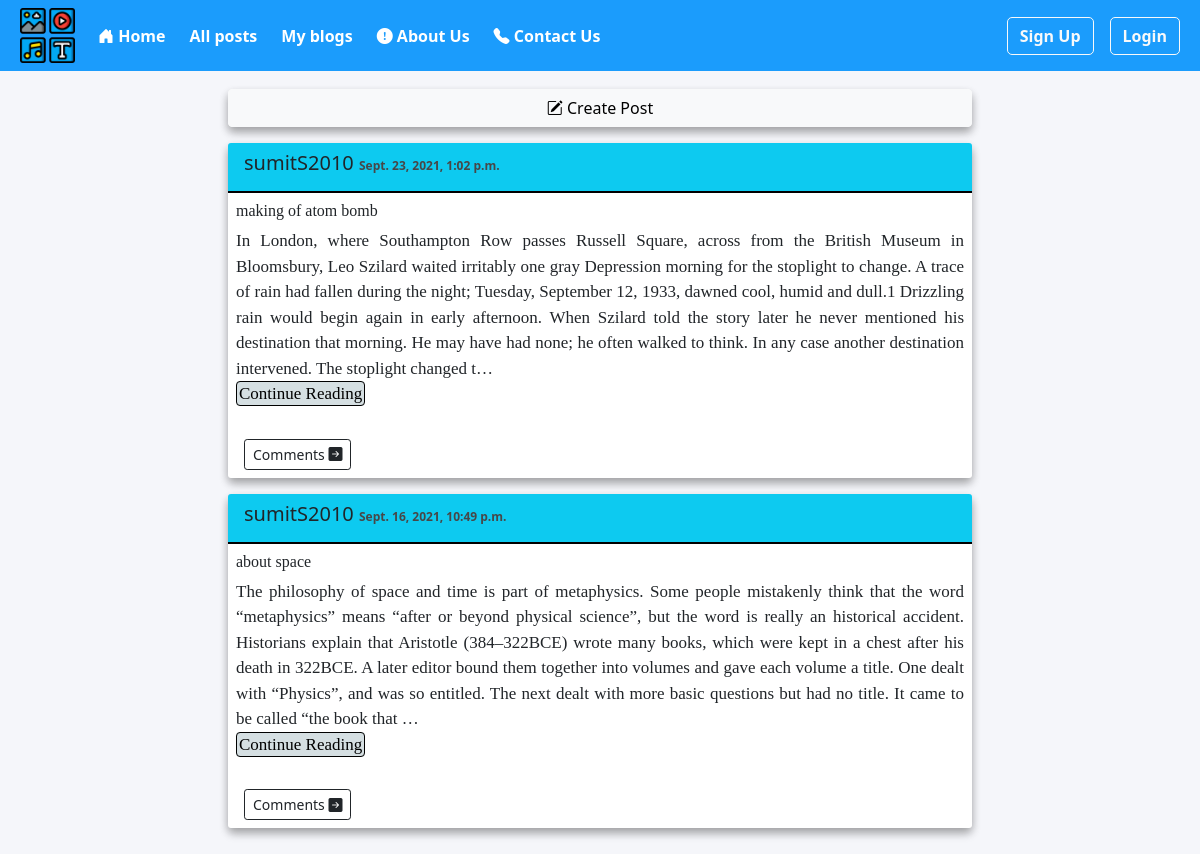
Screenshot of /blog/ with the database file from the repository.
### blog/models.py (models this page shows, shortened)
class Post(models.Model):
    author_name = models.ForeignKey(User, on_delete=models.CASCADE, null=True, blank=True)
    blog_title = models.CharField(max_length=400)
    blog_content = models.TextField()
    likes = models.ManyToManyField(User,blank=True,related_name='likes')
    slug=models.SlugField(max_length=130,default='',blank=True,null=True)
    blog_post_time = models.DateTimeField(null=True, auto_now_add=True)
    class Meta:
        ordering = ("-blog_post_time",)

### blog/views.py (the view)
# urls.py: path('',views.blog_home,name="blog_home"),
def blog_home(request):
    allPosts=Post.objects.all()
    context1={'allPosts': allPosts}
    return render(request, "blog/bloghome.html", context1)

### templates/blog/bloghome.html (shortened to what this page needs)
{% extends 'base_template.html' %}
{% load static %}
{% block navigation_link %}
<a class="nav-link" href="{% url 'blog:blog_home' %}">All posts</a>
<a class="nav-link" href="{% url 'blog:my_blogs' %}">My blogs</a>
{% endblock%}
{% block body %}
<div class="container">
	<div class="row g-2">
		<div class="col-md-2">
		</div>
		<div class="col-md-8">
			<div class="card mb-3" id="create_post">
				<button type="button" class="btn btn-light" data-bs-toggle="modal" data-bs-target="#staticBackdrop" >
				<i class="bi bi-pencil-square"></i> Create Post</button>
			</div>
			{% for post in allPosts  %}
			<div class="card mb-3">
					<div class="card-header bg-info">
						<div class="row g-2">
							<div class="col-md-12">
								<h5>{{post.author_name.username}}  <b class="post-time"> {{post.blog_post_time}}</b></h5>
							</div>
						</div>
					</div>
					<div class="blog-post-section p-2">
						<h6>{{post.blog_title}}</h6>
						{% if post.blog_content|length > 550 %}
						<p>{{post.blog_content| truncatechars:550}}<br><a href="/blog/{{post.slug}}" class="cont_reading">Continue Reading</a></p>
						{% else %}
						<p>{{post.blog_content}}</p>
						{% endif %}
					</div>
					<div class="card-footer bg-white">
						<div class="row">
							<div class="col-md-12">
								<a class=" btn btn-outline-dark btn-sm" href="/blog/{{post.slug}}" role="button">
									Comments <i class="bi bi-arrow-right-square-fill"></i></a>
							</div>
						</div>
					</div>
			</div>
			{% endfor %}
		</div>
		<div class="col-md-2">
		</div>
	</div>
</div>
{% endblock %}

### templates/base_template.html (style rules this page uses)
.container { width: 100%; height: auto; padding: 10px; }
.nav-link { color:white; margin-left:8px; font-weight: bold; }
.card { margin-top:8px; width:100%; height:450px auto; border-radius:5px; border:none; box-shadow: 0 4px 8px 0 rgba(0, 0, 0, 0.2), 0 6px 10px 0 rgba(0, 0, 0, 0.19); }
.card-header { border-bottom:2px solid black; }
.card-footer { border:none; }
.post-time { font-size:12px; color:#474747; }
.cont_reading { background-color:#d5dfe2; border-radius:4px; color:black; border:1px solid; padding:2px; text-decoration:none; }
#create_post { width:100%; border-radius:5px; }
.blog-post-section { font-size:17px; text-align: justify; font-family:Georgia; }

### rows the page displays
Post: author_name.username "sumitS2010", blog_post_time "Sept. 23, 2021, 1:02 p.m.", blog_title "making of atom bomb", blog_content "In London, where Southampton Row passes Russell Square, across from the British Museum in Bloomsbury, Leo Szilard waited irritably one gray Depression morning for the stoplight to change. A trace of rain had fallen during the night; Tuesday, September 12, 1933, dawned cool, humid and dull.1 Drizzling rain would begin again in early afternoon. When Szilard told the story later he never mentioned his destination that morning. He may have had none; he often walked to think. In any case another destination intervened. The stoplight changed t…"
Post: author_name.username "sumitS2010", blog_post_time "Sept. 16, 2021, 10:49 p.m.", blog_title "about space", blog_content "The philosophy of space and time is part of metaphysics. Some people mistakenly think that the word “metaphysics” means “after or beyond physical science”, but the word is really an historical accident. Historians explain that Aristotle (384–322BCE) wrote many books, which were kept in a chest after his death in 322BCE. A later editor bound them together into volumes and gave each volume a title. One dealt with “Physics”, and was so entitled. The next dealt with more basic questions but had no title. It came to be called “the book that …"
